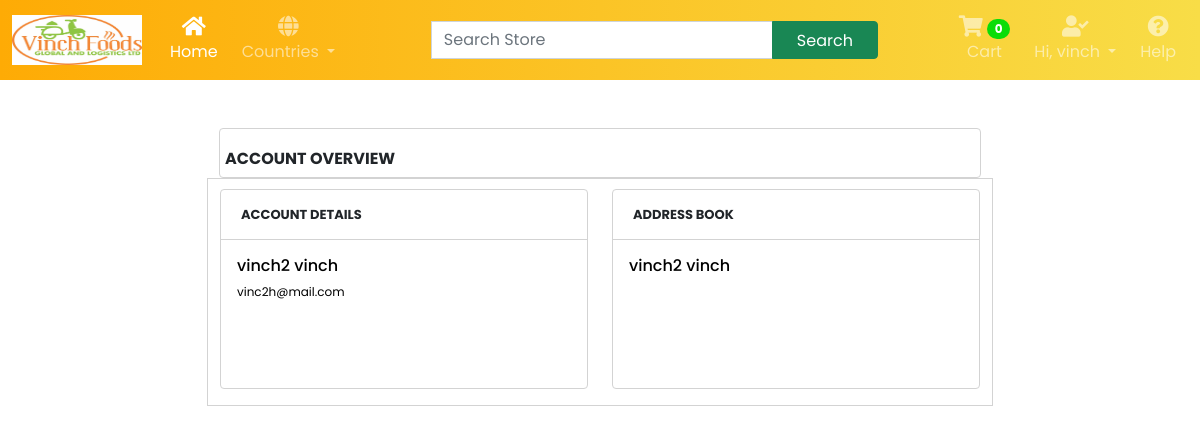
The app's page /account/ (signed in), older data.
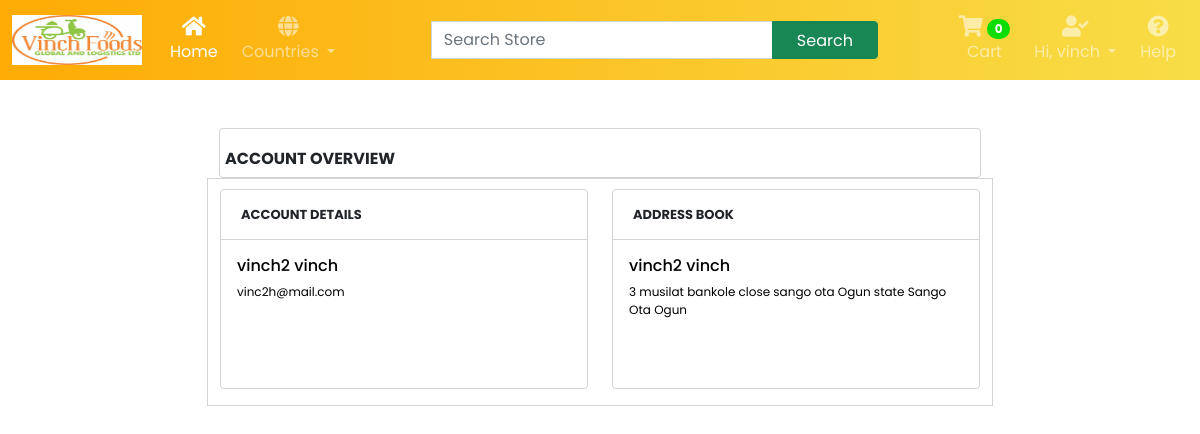
The same page, newer data.
### account/models.py (models this page shows)
class NewUser(AbstractBaseUser, PermissionsMixin):
    STATUS = (
        ('M', 'M'),
        ('F', 'F'),
    )
    email = models.EmailField(_("Email Adress"), unique=True)
    first_name = models.CharField(max_length=150)
    last_name = models.CharField(max_length=150)
    middle_name = models.CharField(max_length=150)
    gender = models.CharField(max_length=10, choices=STATUS, null=True)
    phone_number = models.CharField(max_length=17, blank=True, null=True)
    joined_date = models.DateTimeField(default=timezone.now)
    is_staff = models.BooleanField(default = False)
    is_active = models.BooleanField(default=False)
    objects = CustomAccountManager()
    USERNAME_FIELD = "email"
    REQUIRED_FIELDS = ['first_name', 'last_name', 'middle_name', 'gender']
    def __str__(self):
        return self.last_name

### store/models.py (models this page shows, shortened)
class ShippingAddress(models.Model):
    customer = models.ForeignKey(Customer, on_delete=models.SET_NULL, null=True)
    order = models.ForeignKey(Order, on_delete=models.SET_NULL, null=True)
    address = models.CharField(max_length=200, null=False)
    city = models.CharField(max_length=200, null=False)
    state = models.CharField(max_length=200, null=False)
    country = models.CharField(max_length=200, null=True)
    zipcode = models.CharField(max_length=200, null=False)
    date_added = models.DateTimeField(auto_now_add=True)

### account/views.py (the view)
# urls.py: path("account/", views.my_account, name="my_account"),
def my_account(request):
    customer = request.user.customer
    try:
        shipping = ShippingAddress.objects.get(customer=customer)
    except:
        shipping = {}
    account = NewUser.objects.get(id = request.user.id)
    return render(request, "account/my_account.html",{"account": account, "shipping": shipping})

### account/context_processors.py (called while the page is built)
def users(request):
    if request.user.is_authenticated:
        username = NewUser.objects.get(last_name=request.user)
        last_name = username.last_name
    else:
        last_name = "Account"
        pass
    return {'last_name': last_name}

### store/context_processors.py (called while the page is built, shortened)
def total_cart_items(request):
    if request.user.is_authenticated:
        customer = request.user.customer
        order, created = Order.objects.get_or_create(customer=customer, complete=False)
        items = order.orderitem_set.all()
        if order:
            orderitems = OrderItem.objects.filter(order=order)
            qty = sum([item.quantity for item in orderitems])
            cart_total = sum([item.get_total for item in orderitems])
        else:
            qty = 0
            cart_total = 0
    return {'qty': qty, 'cart_total': cart_total, 'items': items}

### templates/account/my_account.html (shortened to what this page needs)
{% extends 'main.html' %}
{% load static %}
{% block content %}
<div class="d-flex justify-content-center w-100 h-100 my-5">
    <div class="w-80 my-5`">
        <h3 style="font-size: 16px; border: 1px solid lightgrey; border-radius: 4px 4px; margin-bottom: 0; height: 50px; padding-top: 20px; padding-left:5px"><b>ACCOUNT OVERVIEW</b></h3>
        <div class="row w-90" style=" border: 1px solid lightgrey; padding-top: 10px;">
            <div class="col-md-6">
                <div class="card mb-3" style="width: 23rem; height: 200px; border: 1px solid lightgrey">
                    <div style="font-size: 13px; font-weight: bold; padding-left:20px; padding-top: 15px; border-bottom: 1px solid lightgrey; height: 50px;">ACCOUNT DETAILS </div>
                    <div class="card-body text-primary">
                        <h6 class="card-title" style="color: black">{{account.first_name}} {{account.last_name}}</h6>
                        <p class="card-text my-2" style="font-size: 12px; color: black;">{{account.email}}                                                                </p>
                    </div>
                </div>
            </div>
            <div class="col-md-6">
                <div class="card  mb-3" style="width: 23rem; height: 200px; border: 1px solid lightgrey">
                    <div style="font-size: 13px; font-weight: bold; padding-left:20px; padding-top: 15px; border-bottom: 1px solid lightgrey; height: 50px;">ADDRESS BOOK</div>
                    <div class="card-body text-primary">
                        <h6 class="card-title" style="color: black">{{account.first_name}} {{account.last_name}}</h6>
                        <p class="card-text my-2" style="font-size: 12px; color: black;">{{shipping.address}} {{shipping.city}} {{shipping.state}}</p>
                    </div>
                </div>
            </div>
        </div>
    </div>
</div>
{% endblock content%}

### templates/main.html (shortened to what this page needs)
{% load static %}
{% load humanize %}
<!DOCTYPE html>
<html lang="en">
<head>
    <link href="https://cdn.jsdelivr.net/npm/bootstrap@5.0.2/dist/css/bootstrap.min.css" rel="stylesheet">
    <link rel="stylesheet" href="https://cdnjs.cloudflare.com/ajax/libs/OwlCarousel2/2.3.4/assets/owl.carousel.min.css">
    <link rel="stylesheet" href="https://cdnjs.cloudflare.com/ajax/libs/OwlCarousel2/2.3.4/assets/owl.theme.default.min.css" />
    <link href="https://cdnjs.cloudflare.com/ajax/libs/font-awesome/5.15.4/css/all.min.css" rel="stylesheet">
    <link rel="stylesheet" href="{% static 'styles/main.css' %}">
    <link rel="stylesheet" href="{% static 'styles/store/store.css' %}">
    <link rel="stylesheet" href="{% static 'styles/store/cart.css' %}">
    <link rel="stylesheet" href="{% static 'styles/store/checkout.css' %}">
    <link rel="stylesheet" href="{% static 'styles/store/productview.css' %}">
</head>
<body>
<nav class="navbar navbar-expand-lg navbar-dark gradient-custom">
    <div class="container-fluid">
      <a class="navbar-brand" href="#"><img id="logoimg" src="{% static 'images/vinchimg2.jpg' %}" alt=""></a>
      <div class="collapse navbar-collapse" id="navbarSupportedContent">
        <ul class="navbar-nav me-auto d-flex flex-row mt-3 mt-lg-0">
          <li class="nav-item text-center mx-2 mx-lg-1">
            <a class="nav-link active" aria-current="page" href="{% url 'store' %}">
              <div>
                <i class="fas fa-home fa-lg mb-1"></i>
              </div>
              Home
            </a>
          </li>
          <li class="nav-item dropdown text-center mx-2 mx-lg-1">
            <a class="nav-link dropdown-toggle" href="#" id="navbarDropdown" role="button" data-bs-toggle="dropdown" aria-haspopup="true" aria-expanded="false">
              <div>
                <i id='icon' class="fas fa-globe fa-lg mb-1"></i>
              </div>
              Countries
            </a>
          </li>
        </ul>
        <form class="d-flex input-group w-auto ms-lg-3 my-3 my-lg-0">
            <input type="search" class="form-control" placeholder="Search Store" aria-label="Search" />
            <button class="btn btn-outline-white btn-success" type="button" data-mdb-ripple-color="dark">
              Search
            </button>
          </form>
        <ul class="navbar-nav ms-auto d-flex flex-row mt-3 mt-lg-0">
          <li class="nav-item text-center mx-2 mx-lg-1">
            <a class="nav-link" href="{% url 'cart' %}">
              <div>
                <i id='icon' class="fa fa-shopping-cart fa-lg mb-1"></i>
                <span class="badge rounded-pill badge-notification cart-qty" id="badge">{{qty}}</span>
              </div>
              Cart
            </a>
          </li>
          {% if user.is_authenticated %}
            <li class="nav-item dropdown text-center mx-2 mx-lg-1">
              <a class="nav-link dropdown-toggle" href="#" id="navbarDropdown" role="button" data-bs-toggle="dropdown" aria-expanded="false">
                <div>
                  <i id='icon' class="fa fa-user-check fa-lg mb-1"></i>
                 </div>
                 Hi, {{last_name}}
              </a>
            </li>
          {% endif %}
          <li class="nav-item text-center mx-2 mx-lg-1">
            <a class="nav-link" href="{% url 'cart' %}">
              <div>
                <i id='icon' class="fa fa-question-circle fa-lg mb-1"></i>
              </div>
              Help
            </a>
          </li>
        </ul>
      </div>
    </div>
</nav>
    <div class="w-100 ">
      {% block content %}{% endblock content %}
    </div>
</body>
</html>

### static/styles/main.css (style rules this page uses)
.btn { padding: .45rem 1.5rem .35rem; }
#logoimg { width: 130px; height: 50px; }
#badge { background: #0add08; }
.gradient-custom { background: orange; background: -webkit-linear-gradient(to right, rgb(254, 171, 5), rgb(248, 221, 71)); background: linear-gradient(to right, rgb(254, 171, 5), rgb(248, 221, 71)) }
::placeholder { color: white; opacity: 1; }

### static/styles/store/store.css (style rules this page uses)
* { font-family: 'Poppins', sans-serif; }

### static/styles/store/productview.css (style rules this page uses)
.card-title { margin-bottom: 0; }

Row changes from the older to the newer data that the page shows:
added ShippingAddress: address "3 musilat bankole close sango ota Ogun state", city "Sango Ota", state "Ogun"
